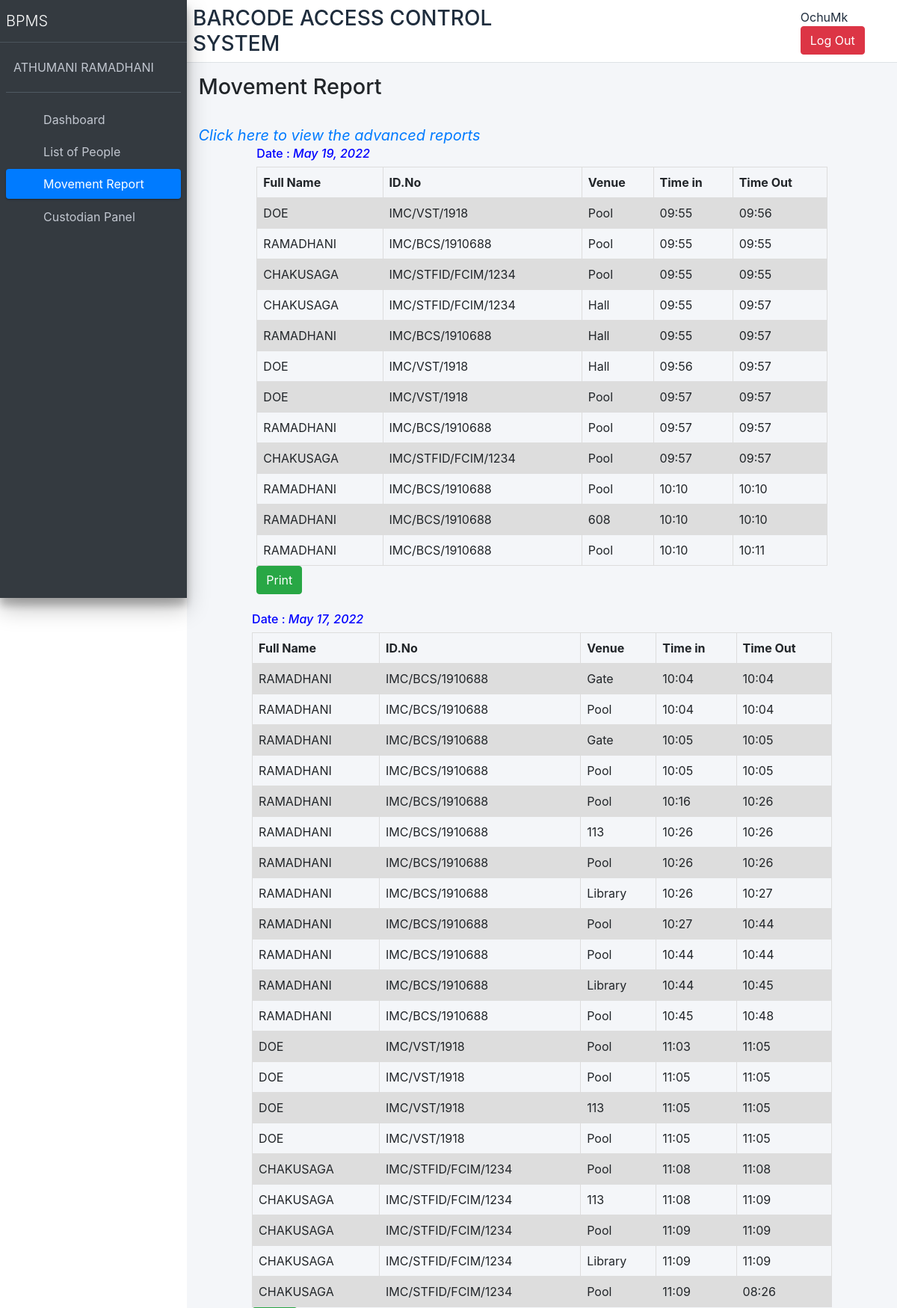
The app's page /report (signed in, upper part) with its own data.
### Dashboard/models.py (models this page shows, shortened)
class Record(models.Model):
    record_id = models.CharField(max_length=100)
    last_name = models.CharField(max_length=50)
    occupation = models.CharField(max_length=50)
    venue_name = models.CharField(max_length = 50, null=True)
    today_date=models.DateField(null=True)
    time_in = models.TimeField(null=True)
    time_out = models.TimeField(null=True)
    class Meta:
        verbose_name = 'Record'
        verbose_name_plural = 'Records'

### Dashboard/views.py (the view)
# urls.py: path('report',view_report,name='report'),
def view_report(request):
    if request.user.is_authenticated:
        location=Location.objects.all()
        datetaker = Record.objects.values_list('today_date',flat=True).distinct()
        members = Record.objects.all()
        today = datetime.datetime.now().date()
        no= Record.objects.all().count()
        context={
        'watu' : members,
        'idadi' : no,
        'tarehe': datetaker,
        'location':location
        }
        return render(request, 'report.html', context)
    else:
        return redirect('logindash')

### Dashboard/templatetags/print_dashboard.py (called while the page is built)
@register.filter(name='convert_time')
def convert_time(value):
	val = format(value,'%H:%M')
	return val

### templates/report.html (shortened to what this page needs)
<!DOCTYPE html>
{% load static %}
{% load print_dashboard %}
<html lang="en">
<head>
<link rel="stylesheet" href="{% static 'dist/css/dashboard.css' %}"/>
<link rel="stylesheet" href="{% static 'plugins/fontawesome-free/css/all.min.css' %}"/>
<link rel="stylesheet" href="{% static 'https://code.ionicframework.com/ionicons/2.0.1/css/ionicons.min.css' %}"/>
<link rel="stylesheet" href="{% static 'dist/css/login_page.css' %}"/>
<link rel="stylesheet" href="{% static 'dist/css/adminlte.min.css' %}"/>
<link rel="stylesheet" href="{% static 'plugins/overlayScrollbars/css/OverlayScrollbars.min.css' %}"/>
</head>
<body class="hold-transition sidebar-mini layout-fixed">
<div class="wrapper">
    <nav class="main-header navbar navbar-expand navbar-white navbar-light">
        <ul class="navbar-nav">
            <h3 style="margin:auto;">BARCODE ACCESS CONTROL SYSTEM</h3>
        </ul>
        {% if user.is_authenticated %}
        <div style="padding-left: 400px;">
            {{ user.username }}
            <a href="logoutdash"  class="btn btn-danger">Log Out</a>
        </div>
        {% else %}
        <div style="padding-left: 400px;">
            <a style="background-color:purple;color:white">Log In</a>
        </div>
        {% endif %}
    </nav>
    <aside class="main-sidebar sidebar-dark-primary elevation-4">
        <a href="index3.html" class="brand-link">
            <span class="brand-text font-weight-light">BPMS</span>
        </a>
        <div class="sidebar">
            <div class="user-panel mt-3 pb-3 mb-3 d-flex">
                <div class="info">
                  <a href="#" class="d-block">{{ user.first_name }} {{ user.last_name }}</a>
                </div>
            </div>
            <nav class="mt-2">
                <ul class="nav nav-pills nav-sidebar flex-column" data-widget="treeview" role="menu" data-accordion="false">
                    <li class="nav-item">
                        <a href="dashboard" class="nav-link">
                            <i class="nav-icon fas fa-tachometer-alt"></i>
                            <p>
                                Dashboard
                                <i class="right fas fa-angle-left"></i>
                            </p>
                        </a>
                    </li>
                      <li class="nav-item">
                          <a href="#" class="nav-link">
                              <i class="nav-icon fas fa-chart-pie"></i>
                              <p>
                                List of People
                                <i class="right fas fa-angle-left"></i>
              </p>
            </a>
          </li>
                      <li class="nav-item">
            <a href="report" class="nav-link active">
              <i class="nav-icon fas fa-tachometer-alt"></i>
              <p>
                Movement Report
                <i class="right fas fa-angle-left"></i>
              </p>
            </a>
          </li>
            <li class="nav-item">
            <a href="intocustodian" class="nav-link">
              <i class="nav-icon fas fa-tachometer-alt"></i>
              <p>
                Custodian Panel
                <i class="right fas fa-angle-left"></i>
              </p>
            </a>
          </li>
              </ul>
          </nav>
      </div>
    </aside>
    <div class="content-wrapper">
        <div class="content-header">
            <div class="container-fluid">
                {% if idadi > 0 %}
                  <div class="row mb-2">
                      <div class="col-sm-6">
                          <h1 class="m-0">Movement Report </h1>
                      </div>
                  </div>
                  <br>
                  <div>
                      <a href="reportweekly" style="font-size: 20px;"><i>Click here to view the advanced reports </i></a>
                  </div>
                  {% for i in tarehe reversed %}
                  <div class="row">
                      <div class="col-1"></div>
                      <div class="col-10">
                      <div id='section-to-print'>
                          <h6 style="color:blue">Date : <i> {{ i }}</i></h6>
                          <table  style="width:100%", id='table'>
                              <tr>
                                  <th>Full Name</th>
                                  <th>ID.No</th>
                                  <th>Venue</th>
                                  <th>Time in</th>
                                  <th>Time Out</th>
                              </tr>
                              {% for mtu in watu %}
                              {% if i == mtu.today_date %}
                              <tr>
                                  <td>{{ mtu.last_name }}</td>
                                  <td>{{ mtu.record_id }}</td>
                                  <td>{{ mtu.venue_name }}</td>
                                  <td>{{ mtu.time_in|convert_time }}</td>
                                  {% if mtu.time_out is None %}
                                    <td style="color:red;font-weight: bold;">{{ mtu.time_out }}</td>
                                  {% else %}
                                    <td>{{ mtu.time_out|convert_time }}</td>
                                  {% endif %}
                              </tr>
                              {% endif %}
                              {% endfor %}
                          </table>
                              <button class='btn btn-success' onclick="window.print()">Print </button>
                          <br><br>
                      </div>
                  </div>
                      <div class="col-1"></div>
                  </div>
              </div>
                  {% endfor %}
                {% else %}
                <div>
                    <h1 style="color:red;">THERE IS NO RECORDS TO DISPLAY</h1>
                </div>
                    <a href="reportweekly" style="font-size: 20px;"><i>Click here to view the previous weekly reports</i></a>
                </div>
                {% endif %}
</body>
</html>

### records on screen
Record: last_name "DOE", record_id "IMC/VST/1918", venue_name "Pool", time_in|convert_time "09:55", time_out|convert_time "09:56"
Record: last_name "RAMADHANI", record_id "IMC/BCS/1910688", venue_name "Pool", time_in|convert_time "09:55", time_out|convert_time "09:55"
Record: last_name "CHAKUSAGA", record_id "IMC/STFID/FCIM/1234", venue_name "Pool", time_in|convert_time "09:55", time_out|convert_time "09:55"
Record: last_name "CHAKUSAGA", record_id "IMC/STFID/FCIM/1234", venue_name "Hall", time_in|convert_time "09:55", time_out|convert_time "09:57"
Record: last_name "RAMADHANI", record_id "IMC/BCS/1910688", venue_name "Hall", time_in|convert_time "09:55", time_out|convert_time "09:57"
Record: last_name "DOE", record_id "IMC/VST/1918", venue_name "Hall", time_in|convert_time "09:56", time_out|convert_time "09:57"
Record: last_name "DOE", record_id "IMC/VST/1918", venue_name "Pool", time_in|convert_time "09:57", time_out|convert_time "09:57"
Record: last_name "RAMADHANI", record_id "IMC/BCS/1910688", venue_name "Pool", time_in|convert_time "09:57", time_out|convert_time "09:57"
Record: last_name "CHAKUSAGA", record_id "IMC/STFID/FCIM/1234", venue_name "Pool", time_in|convert_time "09:57", time_out|convert_time "09:57"
Record: last_name "RAMADHANI", record_id "IMC/BCS/1910688", venue_name "Pool", time_in|convert_time "10:10", time_out|convert_time "10:10"
Record: last_name "RAMADHANI", record_id "IMC/BCS/1910688", venue_name "608", time_in|convert_time "10:10", time_out|convert_time "10:10"
Record: last_name "RAMADHANI", record_id "IMC/BCS/1910688", venue_name "Pool", time_in|convert_time "10:10", time_out|convert_time "10:11"
Record: last_name "RAMADHANI", record_id "IMC/BCS/1910688", venue_name "Gate", time_in|convert_time "10:04", time_out|convert_time "10:04"
Record: last_name "RAMADHANI", record_id "IMC/BCS/1910688", venue_name "Pool", time_in|convert_time "10:04", time_out|convert_time "10:04"
Record: last_name "RAMADHANI", record_id "IMC/BCS/1910688", venue_name "Gate", time_in|convert_time "10:05", time_out|convert_time "10:05"
Record: last_name "RAMADHANI", record_id "IMC/BCS/1910688", venue_name "Pool", time_in|convert_time "10:05", time_out|convert_time "10:05"
Record: last_name "RAMADHANI", record_id "IMC/BCS/1910688", venue_name "Pool", time_in|convert_time "10:16", time_out|convert_time "10:26"
Record: last_name "RAMADHANI", record_id "IMC/BCS/1910688", venue_name "113", time_in|convert_time "10:26", time_out|convert_time "10:26"
Record: last_name "RAMADHANI", record_id "IMC/BCS/1910688", venue_name "Pool", time_in|convert_time "10:26", time_out|convert_time "10:26"
Record: last_name "RAMADHANI", record_id "IMC/BCS/1910688", venue_name "Library", time_in|convert_time "10:26", time_out|convert_time "10:27"
Record: last_name "RAMADHANI", record_id "IMC/BCS/1910688", venue_name "Pool", time_in|convert_time "10:27", time_out|convert_time "10:44"
Record: last_name "RAMADHANI", record_id "IMC/BCS/1910688", venue_name "Pool", time_in|convert_time "10:44", time_out|convert_time "10:44"
Record: last_name "RAMADHANI", record_id "IMC/BCS/1910688", venue_name "Library", time_in|convert_time "10:44", time_out|convert_time "10:45"
Record: last_name "RAMADHANI", record_id "IMC/BCS/1910688", venue_name "Pool", time_in|convert_time "10:45", time_out|convert_time "10:48"
Record: last_name "DOE", record_id "IMC/VST/1918", venue_name "Pool", time_in|convert_time "11:03", time_out|convert_time "11:05"
Record: last_name "DOE", record_id "IMC/VST/1918", venue_name "Pool", time_in|convert_time "11:05", time_out|convert_time "11:05"
Record: last_name "DOE", record_id "IMC/VST/1918", venue_name "113", time_in|convert_time "11:05", time_out|convert_time "11:05"
Record: last_name "DOE", record_id "IMC/VST/1918", venue_name "Pool", time_in|convert_time "11:05", time_out|convert_time "11:05"
Record: last_name "CHAKUSAGA", record_id "IMC/STFID/FCIM/1234", venue_name "Pool", time_in|convert_time "11:08", time_out|convert_time "11:08"
Record: last_name "CHAKUSAGA", record_id "IMC/STFID/FCIM/1234", venue_name "113", time_in|convert_time "11:08", time_out|convert_time "11:09"
Record: last_name "CHAKUSAGA", record_id "IMC/STFID/FCIM/1234", venue_name "Pool", time_in|convert_time "11:09", time_out|convert_time "11:09"
Record: last_name "CHAKUSAGA", record_id "IMC/STFID/FCIM/1234", venue_name "Library", time_in|convert_time "11:09", time_out|convert_time "11:09"
Record: last_name "CHAKUSAGA", record_id "IMC/STFID/FCIM/1234", venue_name "Pool", time_in|convert_time "11:09", time_out|convert_time "08:26"

### other values on screen
{{ user.username }} "OchuMk"
{{ user.first_name }} "ATHUMANI"
{{ user.last_name }} "RAMADHANI"
{{ i }} "May 19, 2022" "May 17, 2022"
